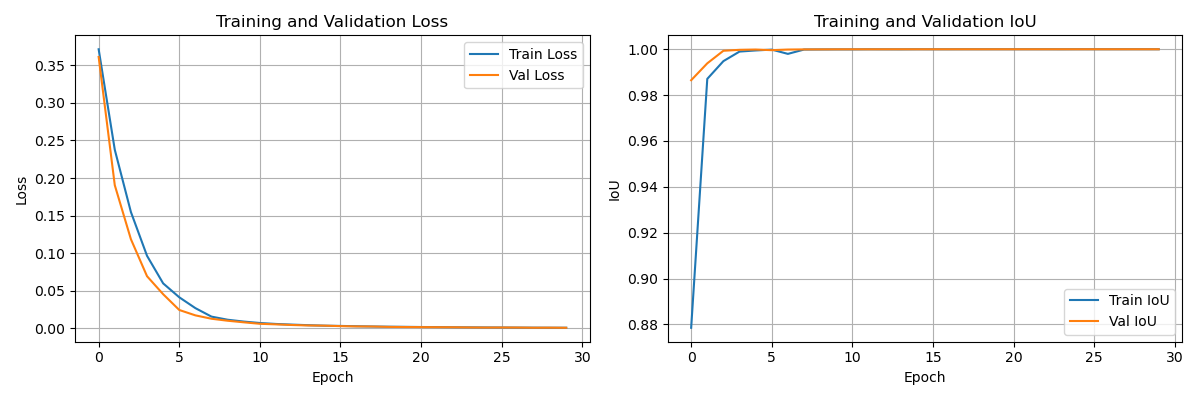
#> input picture session04/labCode/training_curves.png, 1200 x 400 px
$ python 02A_histogram_eq.py --image ../../session04/labCode/training_curves.png
#> lines starting #> are read from the running program, lines starting #| are printed output that depends on the picture
#> in main, img_bgr is the input picture: shape (400, 1200, 3); mean B, G, R 247, 247.3, 247.7
#!/usr/bin/env python3
"""
Histogram Equalization (Global HE) — Teaching Script

Implements:
  • Basic HE (textbook):  T[k] = round( cdf[k] / N * (L-1) )
  • OpenCV-style HE with c_min: T[k] = round( (cdf[k]-c_min) / (N-c_min) * (L-1) )
  • Color-safe HE via LAB L-channel
  • Comparison against cv2.equalizeHist (optional)
  • Side-by-side figs for slides

Usage:
  python histeq_demo.py --image path/to/img.jpg --save --check
  python histeq_demo.py --image path/to/img.jpg --method basic
  python histeq_demo.py --image path/to/img.jpg --method cv --grid  # (grid is ignored; kept for CLAHE parity)

Dependencies: opencv-python, numpy, matplotlib
"""

import argparse
from pathlib import Path

import cv2
import numpy as np
import matplotlib.pyplot as plt


# ---------- Core helpers ----------


def to_gray(img_bgr: np.ndarray) -> np.ndarray:
    return cv2.cvtColor(img_bgr, cv2.COLOR_BGR2GRAY)


def hist_and_cdf(gray: np.ndarray, L: int = 256):
    """Return (hist, cdf) for 8-bit grayscale."""
#> called with L = 256
    hist = np.bincount(gray.ravel(), minlength=L).astype(np.int64)
#> hist = 256 values, max 421623 at index 255, min 3 at index 91, mean 1875
    cdf = np.cumsum(hist)
#> cdf = 256 values from 4180 to 480000
    return hist, cdf


def histeq_basic(gray: np.ndarray, L: int = 256) -> np.ndarray:
    """
    Textbook HE:
      T[k] = round( cdf[k] / N * (L-1) )
    """
    _, cdf = hist_and_cdf(gray, L=L)
#> cdf = 256 values from 4180 to 480000
    N = gray.size
#> N = 480000
    lut = np.round(cdf / max(N, 1) * (L - 1))
#> lut = 256 values from 2 to 255
    lut = np.clip(lut, 0, L - 1).astype(np.uint8)
    return lut[gray]
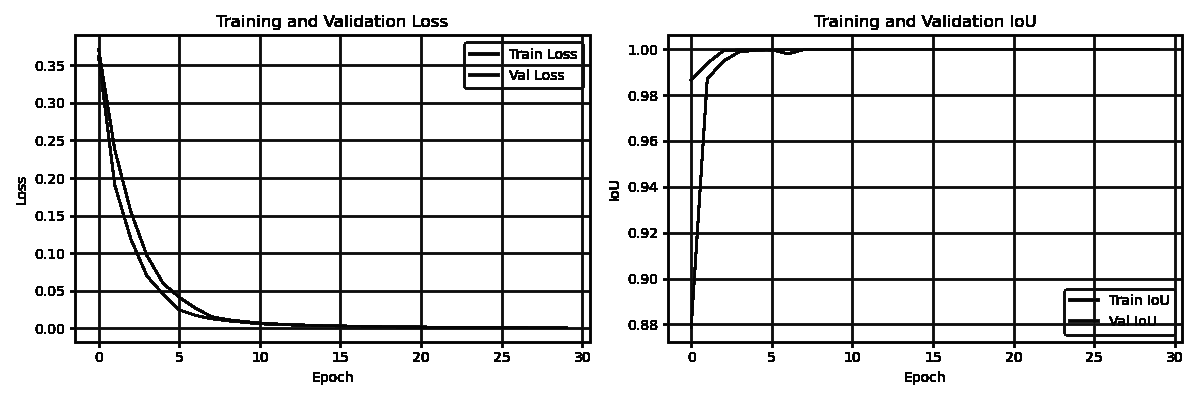
#> returned value: shape (400, 1200); min 2, max 255, mean 226.2


def histeq_cvstyle(gray: np.ndarray, L: int = 256) -> np.ndarray:
    """
    OpenCV-style HE (equalizeHist):
      c_min = first non-zero entry of CDF
      T[k]  = round( (cdf[k] - c_min) / (N - c_min) * (L - 1) )
    """
#> called with L = 256
    _, cdf = hist_and_cdf(gray, L=L)
#> cdf = 256 values from 4180 to 480000
    nz = np.flatnonzero(cdf)
#> nz = 256 values from 0 to 255
    if len(nz) == 0:
        return gray.copy()  # empty image fallback
    cmin = cdf[nz[0]]
#> cmin = 4180
    N = gray.size
#> N = 480000
    denom = max(N - cmin, 1)
#> denom = 475820
    lut = np.round((cdf - cmin) / denom * (L - 1))
#> lut = 256 values from 0 to 255
    lut = np.clip(lut, 0, L - 1).astype(np.uint8)
    return lut[gray]


def histeq_lab_color(bgr: np.ndarray, method: str = "cv") -> np.ndarray:
    """
    Apply HE to LAB L-channel only; preserve chroma.
    method ∈ {"basic", "cv"} selects mapping for L.
    """
#> called with method = 'cv'
    lab = cv2.cvtColor(bgr, cv2.COLOR_BGR2LAB)
#> lab: shape (400, 1200, 3); mean of channels 0, 1, 2 247.8, 128.2, 128.2
    L, A, B = cv2.split(lab)
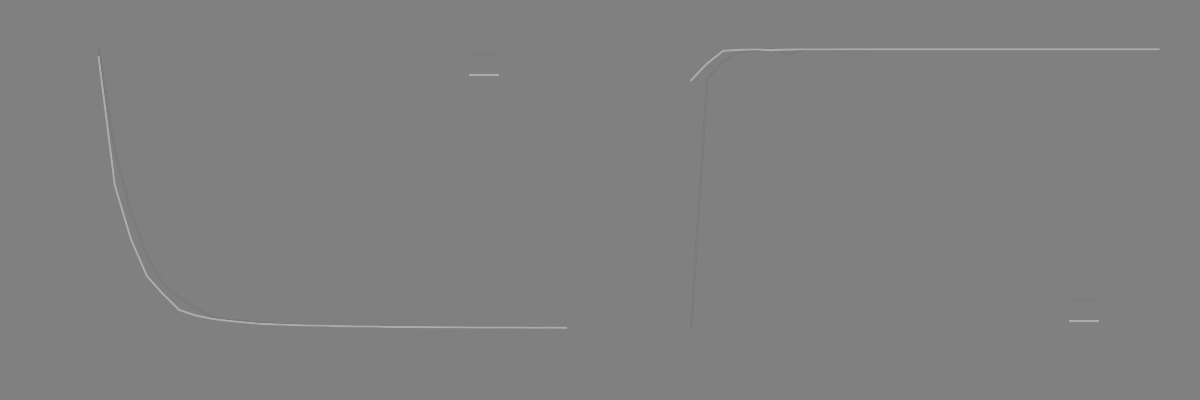
#> A: shape (400, 1200); min 120, max 171, mean 128.2
    if method == "basic":
        L2 = histeq_basic(L)
    else:
        L2 = histeq_cvstyle(L)
    lab2 = cv2.merge([L2, A, B])
#> lab2: shape (400, 1200, 3); mean of channels 0, 1, 2 226, 128.2, 128.2
    return cv2.cvtColor(lab2, cv2.COLOR_LAB2BGR)
#> returned value: shape (400, 1200, 3)


# ---------- Visualization ----------


def fig_gray_triplet(
    gray, basic, cvstyle, title="Global Histogram Equalization (Gray)"
):
    fig = plt.figure(figsize=(14, 4.5))
    plt.subplot(1, 3, 1)
    plt.imshow(gray, cmap="gray", vmin=0, vmax=255)
    plt.title("Original Gray")
    plt.axis("off")

    plt.subplot(1, 3, 2)
    plt.imshow(basic, cmap="gray", vmin=0, vmax=255)
    plt.title("Basic HE")
    plt.axis("off")

    plt.subplot(1, 3, 3)
    plt.imshow(cvstyle, cmap="gray", vmin=0, vmax=255)
    plt.title("OpenCV-style HE")
    plt.axis("off")

    fig.suptitle(title, y=1.02, fontsize=12)
    fig.tight_layout()
    return fig


def fig_color_pair(bgr, bgr_eq, title_right="LAB L-channel HE"):
    fig = plt.figure(figsize=(12, 5))
    plt.subplot(1, 2, 1)
    plt.imshow(cv2.cvtColor(bgr, cv2.COLOR_BGR2RGB))
    plt.title("Original")
    plt.axis("off")

    plt.subplot(1, 2, 2)
    plt.imshow(cv2.cvtColor(bgr_eq, cv2.COLOR_BGR2RGB))
    plt.title(title_right)
    plt.axis("off")

    fig.tight_layout()
    return fig


def fig_histograms(gray, basic, cvstyle):
    fig = plt.figure(figsize=(13, 4))
    for idx, (name, im) in enumerate(
        [("Original", gray), ("Basic HE", basic), ("OpenCV-style", cvstyle)], start=1
    ):
        plt.subplot(1, 3, idx)
        plt.hist(im.ravel(), bins=256, range=(0, 255))
        plt.title(f"{name} Histogram")
#> this loop made 3 passes
#> name on passes 1 to 3: 'Original', 'Basic HE', 'OpenCV-style'
    fig.tight_layout()
    return fig


# ---------- CLI / Main ----------


def parse_args():
    p = argparse.ArgumentParser(
        description="Global Histogram Equalization demo (basic & OpenCV-style)"
    )
    p.add_argument("--image", type=Path, required=True, help="Path to input image")
    p.add_argument(
        "--method",
        choices=["basic", "cv"],
        default="cv",
        help="Which mapping to highlight for color demo (gray shows both)",
    )
    p.add_argument(
        "--save", action="store_true", help="Save processed images and figures"
    )
    p.add_argument(
        "--check",
        action="store_true",
        help="Compare cv-style result to cv2.equalizeHist",
    )
    p.add_argument(
        "--outdir", type=Path, default=None, help="Directory to save outputs"
    )
    return p.parse_args()


def main():
    args = parse_args()
    img_bgr = cv2.imread(str(args.image), cv2.IMREAD_COLOR)
    if img_bgr is None:
        raise FileNotFoundError(f"Could not read image: {args.image}")

    gray = to_gray(img_bgr)

    # Process (grayscale)
    gray_basic = histeq_basic(gray)
    gray_cv = histeq_cvstyle(gray)

    # Optional check vs OpenCV
    if args.check:
        gray_cv_ref = cv2.equalizeHist(gray)
        diff = np.abs(gray_cv.astype(np.int16) - gray_cv_ref.astype(np.int16))
        print(f"[check] max|cvstyle - cv2.equalizeHist| = {diff.max()}")
        if diff.max() <= 1:
            print("[check] OK: Matches OpenCV within rounding.")
        else:
            print("[check] Warning: Larger deviation than expected.")

    # Color-safe HE on LAB L-channel
    bgr_eq = histeq_lab_color(img_bgr, method=args.method)

    # Make figures
    fig1 = fig_gray_triplet(
        gray,
        gray_basic,
        gray_cv,
        title="Grayscale: Original vs Basic HE vs OpenCV-style HE",
    )
    fig2 = fig_color_pair(
        img_bgr,
        bgr_eq,
        title_right=f"LAB L-channel HE ({'Basic' if args.method=='basic' else 'OpenCV-style'})",
    )
    fig3 = fig_histograms(gray, gray_basic, gray_cv)

    # Save if requested
    if args.save:
        outdir = args.outdir or (args.image.parent / "histeq_outputs")
        outdir.mkdir(parents=True, exist_ok=True)
        stem = args.image.stem

        # images
        cv2.imwrite(str(outdir / f"{stem}_gray.png"), gray)
        cv2.imwrite(str(outdir / f"{stem}_gray_basicHE.png"), gray_basic)
        cv2.imwrite(str(outdir / f"{stem}_gray_cvHE.png"), gray_cv)
        cv2.imwrite(str(outdir / f"{stem}_color_labHE_{args.method}.png"), bgr_eq)

        # figures
        fig1.savefig(outdir / f"{stem}_gray_triplet.png", dpi=200, bbox_inches="tight")
        fig2.savefig(outdir / f"{stem}_color_pair.png", dpi=200, bbox_inches="tight")
        fig3.savefig(outdir / f"{stem}_histograms.png", dpi=200, bbox_inches="tight")

        print(f"[Saved] Outputs → {outdir.resolve()}")

    plt.show()
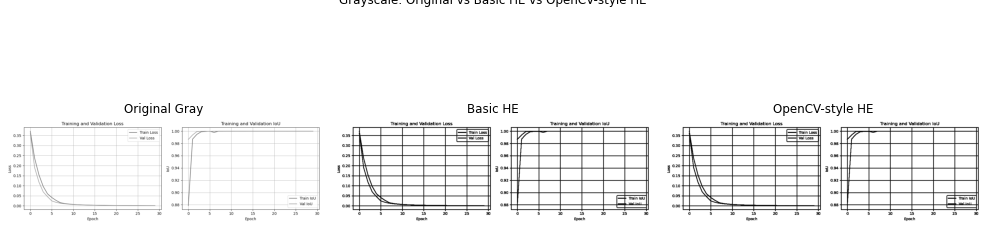
#> figure drawn by matplotlib, 3 panels
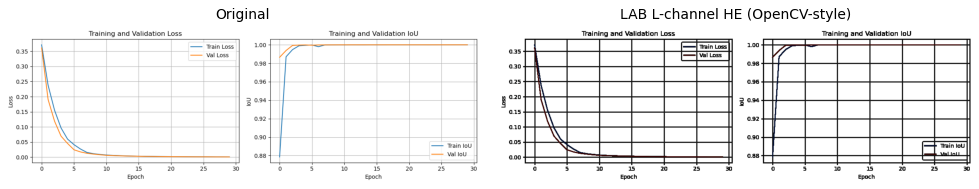
#> figure drawn by matplotlib, 2 panels
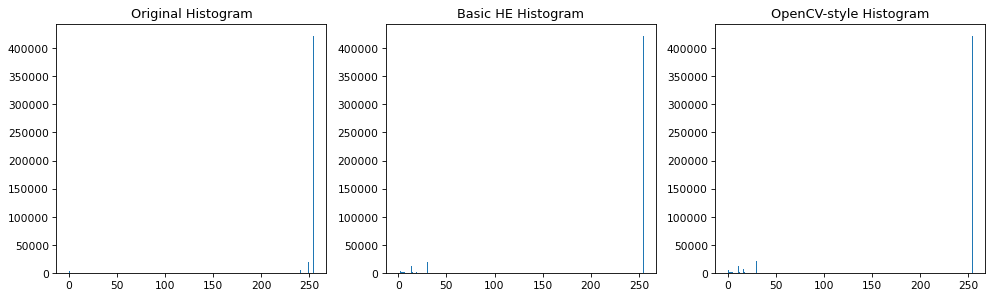
#> figure drawn by matplotlib, 3 panels; panel 1: tallest bar 421623 high, from x = 254 to 255; panel 2: tallest bar 421623 high, from x = 254 to 255; panel 3: tallest bar 421623 high, from x = 254 to 255


if __name__ == "__main__":
    main()
